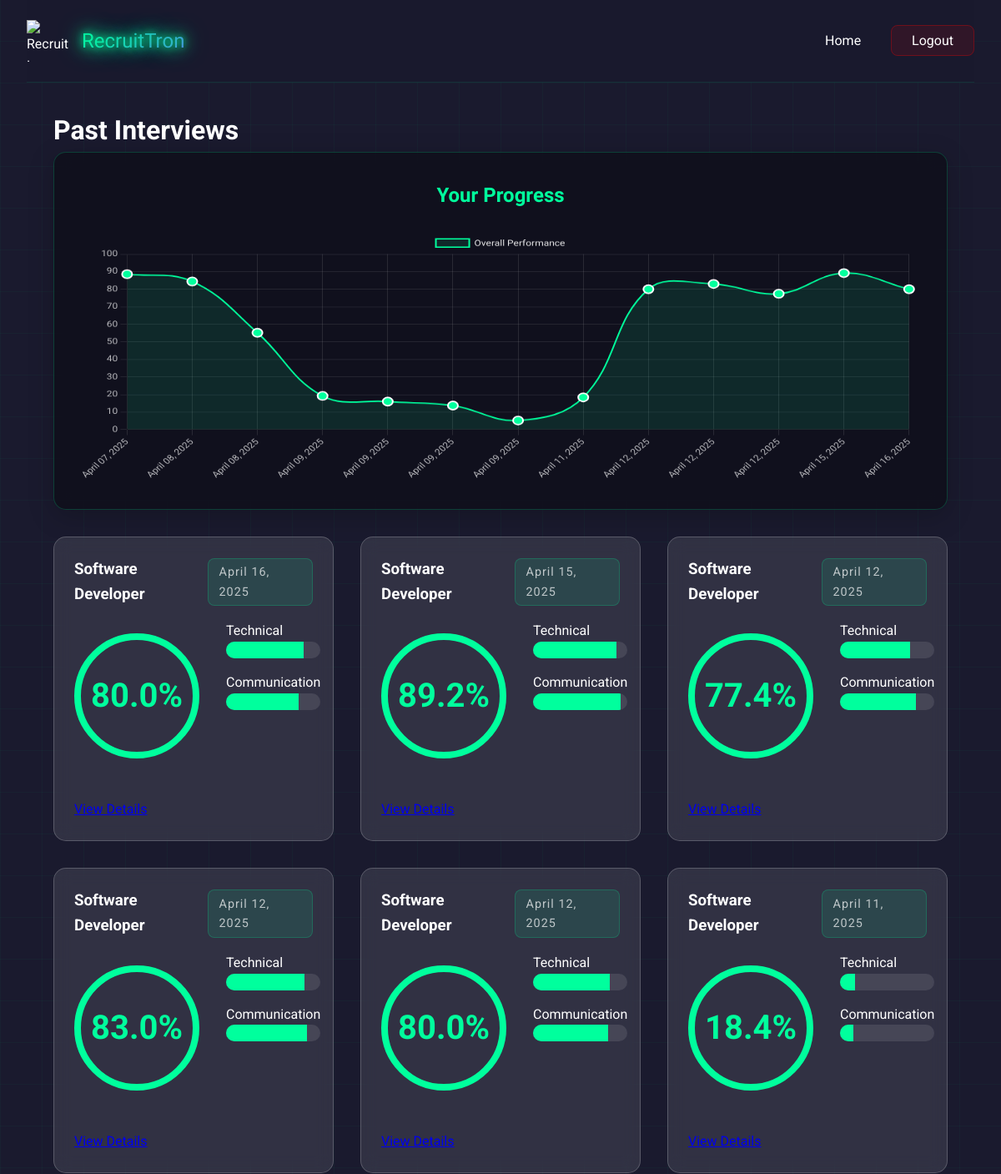
/past-interviews (signed in, upper part), run on an earlier commit of the app's database.
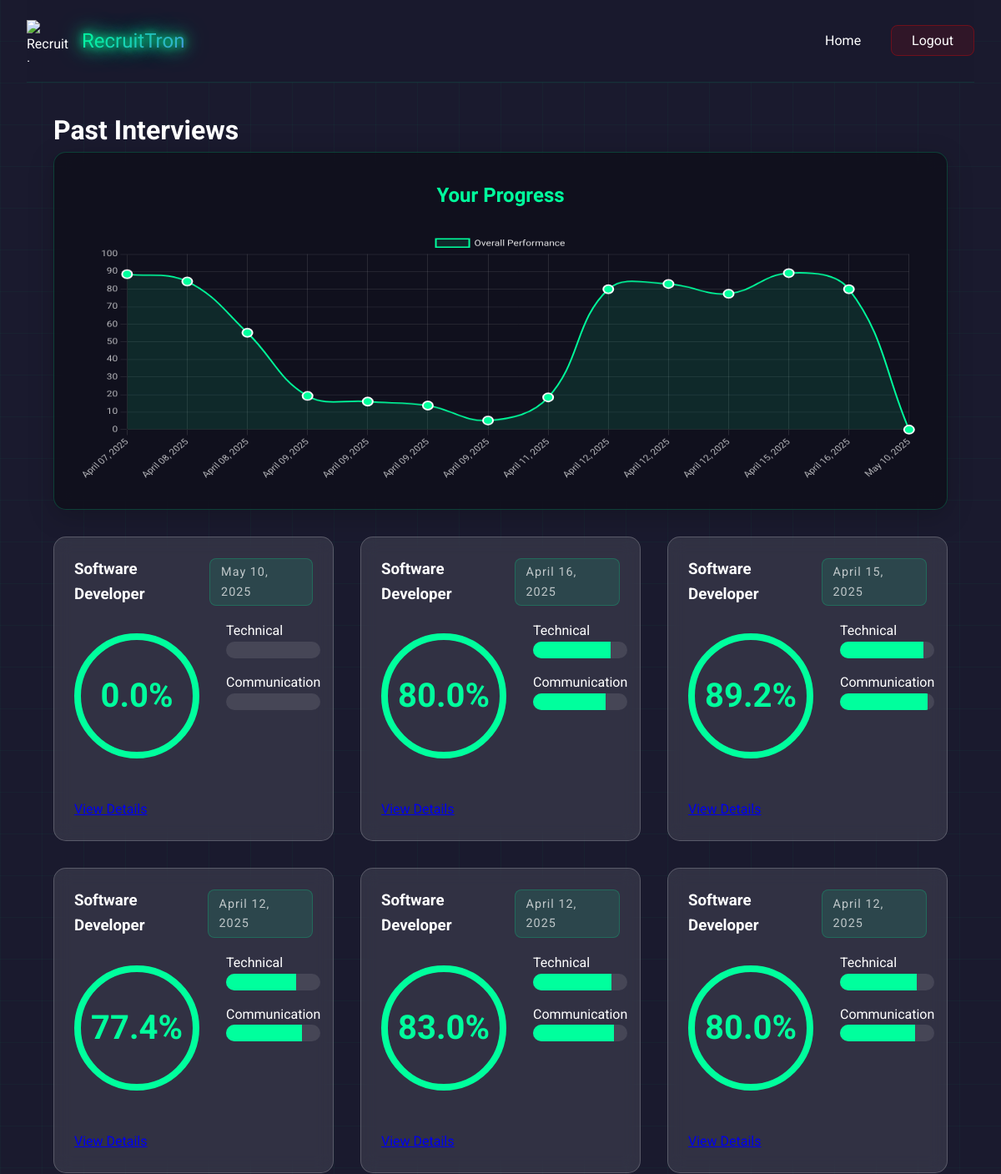
And on a later commit of the database.
### models/interview_feedback.py (models this page shows)
class InterviewFeedback(db.Model):
    id = db.Column(db.Integer, primary_key=True)
    user_id = db.Column(db.Integer, db.ForeignKey('user.id'), nullable=False)
    date = db.Column(db.DateTime, default=datetime.utcnow)
    technical_score = db.Column(db.Float)
    communication_score = db.Column(db.Float)
    confidence_score = db.Column(db.Float)
    total_score = db.Column(db.Float)
    strengths = db.Column(db.JSON)
    improvements = db.Column(db.JSON)
    recommendations = db.Column(db.JSON)
    role = db.Column(db.String(100))
    user = db.relationship('User', backref=db.backref('interviews', lazy=True))

### app.py (the view)
@app.route('/past-interviews')
@login_required
def past_interviews():
    interviews = InterviewFeedback.query.filter_by(user_id=current_user.id)\
        .order_by(InterviewFeedback.date.desc()).all()
    return render_template('past_interviews.html', interviews=interviews)

### app.py (called while the page is built)
@login_manager.user_loader
def load_user(user_id):
    return User.query.get(int(user_id))

### templates/past_interviews.html (shortened to what this page needs)
<!DOCTYPE html>
<html lang="en">
    <head>
        <link rel="stylesheet" href="/static/css/style.css" />
    </head>
    <body class="past-interviews-page">
        <div id="particles-js"></div>
        <div class="cyber-grid"></div>
        <div class="container">
            <nav class="nav-bar glass-nav">
                <div class="logo-container">
                    <img
                        src="/static/img/logo.png"
                        alt="RecruitTron Logo"
                        class="logo"
                    />
                    <span class="logo-text neon-text">RecruitTron</span>
                </div>
                <div class="nav-links">
                    <a href="/" class="nav-link">Home</a>
                    <a href="/logout" class="nav-link logout-btn"
                        ><span>Logout</span></a
                    >
                </div>
            </nav>
            <main class="past-interviews-content">
                <h1 class="cyber-glitch" data-text="Past Interviews">Past Interviews</h1>
                <div class="progress-chart-container glassmorphism">
                    <h2>Your Progress</h2>
                    <canvas id="progressChart"></canvas>
                </div>
                <div class="interviews-grid">
                    {% for interview in interviews %}
                    <div class="interview-card glassmorphism">
                        <div class="interview-header">
                            <h3>{{ interview.role }}</h3>
                            <span class="interview-date">
                                {{ interview.date.strftime('%B %d, %Y') }}
                            </span>
                        </div>
                        <div class="score-overview">
                            <div class="total-score">
                                <div class="score-circle">
                                    <span
                                        >{{ "%.1f"|format(interview.total_score)
                                        }}%</span
                                    >
                                </div>
                            </div>
                            <div class="score-breakdown">
                                <div class="score-item">
                                    <label>Technical</label>
                                    <div class="score-bar">
                                        <div
                                            class="score-fill"
                                            style="width: {{ interview.technical_score }}%"
                                        ></div>
                                    </div>
                                </div>
                                <div class="score-item">
                                    <label>Communication</label>
                                    <div class="score-bar">
                                        <div
                                            class="score-fill"
                                            style="width: {{ interview.communication_score }}%"
                                        ></div>
                                    </div>
                                </div>
                            </div>
                        </div>
                        <a
                            href="{{ url_for('interview_details', interview_id=interview.id) }}"
                            class="cyber-button"
                        >
                            View Details
                        </a>
                    </div>
                    {% endfor %}
                </div>
            </main>
        </div>
    </body>
</html>

What changed in the data, as far as the page shows it:
no longer on this page (row unchanged): InterviewFeedback: role "Software Developer", date "April 11, 2025", total_score "18.4", technical_score 16 (drawn), communication_score 14 (drawn)
added InterviewFeedback: role "Software Developer", date "May 10, 2025", total_score "0.0"
Also different on the page:
chart data {{ interview.total_score }}: 80.0, 89.2, 77.4, 83.0, 80.0, 18.4, 5.2, 13.714285714285714, 16.0, 19.2, 55.2, 84.4, 88.6 → 0.0, 80.0, 89.2, 77.4, 83.0, 80.0, 18.4, 5.2, 13.714285714285714, 16.0, 19.2, 55.2, 84.4, 88.6
